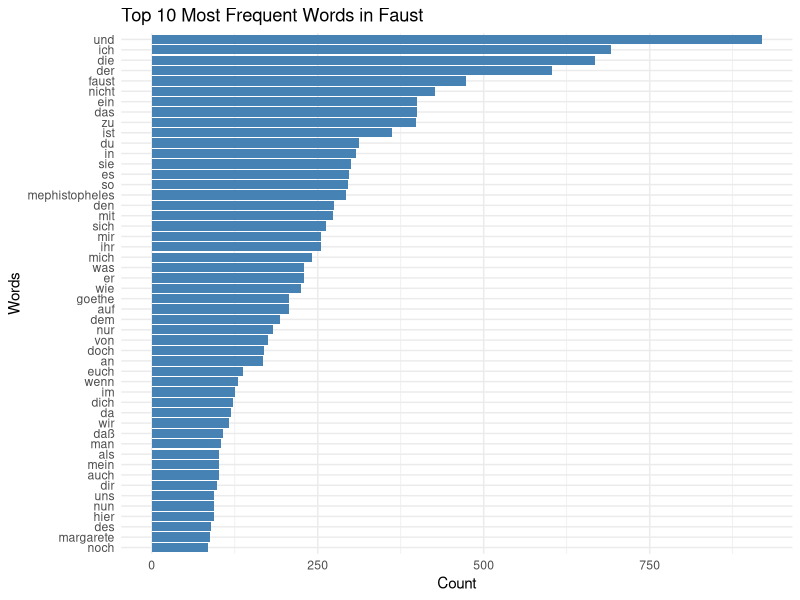

Generate this figure with R:
## ---- chunk 1
fruits <- c("Apple", "Banana", "Orange", "Lemon", "Blackberry", "Peach", "annona", "peach")

grep("e", fruits)
fruits[grep("e", fruits)]
## ---- chunk 2
library(tidyverse)

iris %>%
  filter(str_detect(Species, "set")) %>% 
  head()
## ---- chunk 3
gsub("e", "a", fruits)
## ---- chunk 4
str_replace(fruits, "e", "a")
## ---- chunk 5
stringr::str_view(fruits, "e")
## ---- chunk 6
str_view(fruits, "e.")
## ---- chunk 7
str_view(fruits, "a..e")
## ---- chunk 8
measures <- c("10 mm", "100 m", "2 km", "8 cm", "100 kg", "80 g")
str_extract_all(measures, ".?m.?")
## ---- chunk 9
str_extract_all(measures, "m+")
## ---- chunk 10
measures[grep("m*", measures)]
## ---- chunk 11
str_view(fruits, "a[cn]")
## ---- chunk 12
str_view(fruits, "e[^aeiou]")
## ---- chunk 13
str_view(c("ca1", "x3", "a"), "[a-z]")
## ---- chunk 14
str_view(c("ca1", "x3", "3a"), "[a-z][0-9]")
## ---- chunk 15
str_view(c("ca1", "x3", "3a"), "^[a-z][0-9]")
## ---- chunk 16
str_view(fruits, "an|ea")
## ---- chunk 17
str_view(c("ba", "ab"), "^b")
## ---- chunk 18
str_view(c("ba", "ab"), "b$")
## ---- chunk 19
char_vec <- c("+?", "ab", "34.+")

str_view(char_vec, "\\+")
## ---- chunk 20
x <- "a\\b"
str_view(x, "\\\\")
## ---- chunk 21
str_view(fruits, "p{2}")
## ---- chunk 22
str_view(fruits, "p{1,}")
## ---- chunk 23
str_view(fruits, "(an){2}")

## Instead of:
str_view(fruits, "an{2}")

## ---- chunk 24
str_view(fruits, "(.)\\1")
## ---- chunk 25
str_view(fruits, "(.)(n)\\1\\2")
## ---- chunk 26
recipe <- c("2 Apples", "6 Bananas", "500 g sugar", "1 kg flour", "500 ml milk")
## ---- chunk 27
str_extract_all(recipe, "\\d+")
## ---- chunk 28
sentences[grep("(.)\\1", sentences)]
## ---- chunk 29
str_extract_all(sentences, " [a-z]+(a)(l)\\2" ) %>%
  unlist %>%
  table
## ---- chunk 30
faust <- readLines(here::here("docs", "r_sig", "25_02_10_regex", "faust.txt"), warn = FALSE)

word_count <- str_extract_all(faust, boundary("word")) %>%
  unlist() 
word_count <- tolower(word_count) %>%
  table() %>%
  as.data.frame() %>%
  arrange(desc(Freq)) # Sorting by frequency
colnames(word_count) <- c("Word", "Count")

# Convert Word column to character for proper sorting
word_count$Word <- as.character(word_count$Word)

# Plot the top 50 most frequent words
ggplot(word_count  %>% head(50), aes(x = reorder(Word, Count), y = Count)) +
  geom_col(fill = "steelblue") +
  coord_flip() + # Flip for better readability
  theme_minimal() +
  labs(title = "Top 10 Most Frequent Words in Faust",
       x = "Words",
       y = "Count")
## ---- chunk 31
text <- "Hello Team,

Please reach out to John at john.doe96@example.com for project updates. If you have any financial queries, contact Sarah at sarah_finance@company.org.

For general inquiries, you can email info@business.net or our HR department at hr-department@enterprise.co.uk.

Best regards,
Admin Team (admin@corporate.com)"
## ---- chunk 32
str_extract_all(text, "[a-zA-Z0-9._%+-]+@[a-zA-Z0-9.-]+\\.[a-zA-Z]{2,}")
